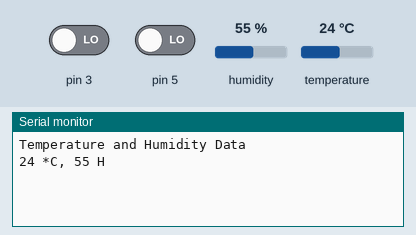
A sketch run on a simulated Arduino Mega 2560, built with avr-gcc and run on an emulated ATmega2560. On the bench: the last lines printed to the serial monitor. Wiring (inferred from the names in the program): DHT11 sensor: data pin 2. Inputs (shaded band) come from the test bench; at power-on: humidity 55 %, temperature 24 °C, pin 3 LOW, pin 5 LOW.

Above: at 1.2 s.
1.3 s: humidity set to 22 %
At 2.6 s:
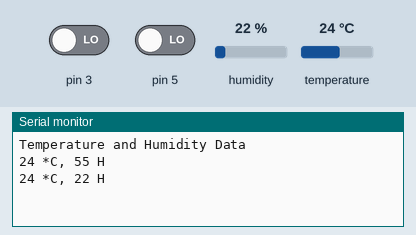
2.8 s: temperature set to 12 °C
At 4.2 s:
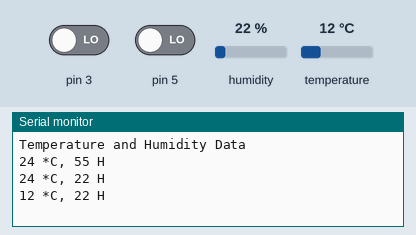
4.3 s: humidity set to 40 %
At 7.0 s:
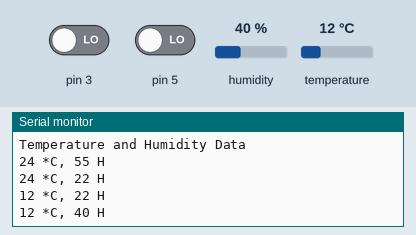
Timing chart, 0 to 8.5 s (numbered marks = the images above; inputs shaded):
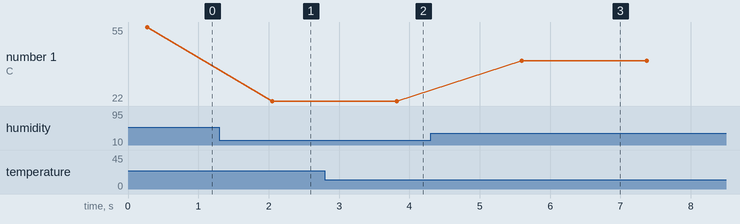

The sketch:

DHT11Defau.ino
```cpp
#include <SimpleDHT.h>

// for DHT11,
//      VCC: 5V or 3V
//      GND: GND
//      DATA: 2
int pinDHT11 = 2;
SimpleDHT11 dht11(pinDHT11);

void setup() {
  // start working...

  Serial.begin(9600);
  Serial.println("Temperature and Humidity Data");
}

void loop() {
  delay(250);
  // read without samples.
  byte temperature = 0;
  byte humidity = 0;
  int err = SimpleDHTErrSuccess;
  if ((err = dht11.read(&temperature, &humidity, NULL)) != SimpleDHTErrSuccess) {
    Serial.print("Read DHT11 failed, err="); Serial.print(SimpleDHTErrCode(err));
    Serial.print(","); Serial.println(SimpleDHTErrDuration(err)); delay(1000);
    return;
  }
  Serial.print((int)temperature); Serial.print(" *C, ");
  Serial.print((int)humidity); Serial.println(" H");

  // DHT11 sampling rate is 1HZ.
  delay(1500);
}
```

SimpleDHT.h
```cpp
// (licence header left out)
#ifndef __SIMPLE_DHT_H
#define __SIMPLE_DHT_H

#include <Arduino.h>

// High 8bits are time duration.
// Low 8bits are error code.
// For example, 0x0310 means t=0x03 and code=0x10,
// which is start low signal(0x10) error.
// @see https://github.com/winlinvip/SimpleDHT/issues/25
#define simpleDHTCombileError(t, err) ((t << 8) & 0xff00) | (err & 0x00ff)

// Get the time duration from error.
#define SimpleDHTErrDuration(err) ((err&0xff00)>>8)
// Get the error code defined bellow.
#define SimpleDHTErrCode(err) (err&0x00ff)

// Success.
#define SimpleDHTErrSuccess 0
// Error to wait for start low signal.
#define SimpleDHTErrStartLow 16
// Error to wait for start high signal.
#define SimpleDHTErrStartHigh 17
// Error to wait for data start low signal.
#define SimpleDHTErrDataLow 18
// Error to wait for data read signal.
#define SimpleDHTErrDataRead 19
// Error to wait for data EOF signal.
#define SimpleDHTErrDataEOF 20
// Error to validate the checksum.
#define SimpleDHTErrDataChecksum 21
// Error when temperature and humidity are zero, it shouldn't happen.
#define SimpleDHTErrZeroSamples 22
// Error when pin is not initialized.
#define SimpleDHTErrNoPin 23
// Error when pin mode is invalid.
#define SimpleDHTErrPinMode 24

class SimpleDHT {
protected:
    long levelTimeout = 500000; // 500ms
    int pin = -1;
    uint8_t pinInputMode = INPUT;
#ifdef __AVR
    // For direct GPIO access (8-bit AVRs only), store port and bitmask
    // of the digital pin connected to the DHT.
    // (other platforms use digitalRead(), do not need this)
    uint8_t bitmask = 0xFF;
    uint8_t port    = 0xFF;
#endif
public:
    SimpleDHT();
    SimpleDHT(int pin);
public:
    // To (eventually) change the pin configuration for existing instance
    // @param pin The DHT11 or DHT22 pin.
    virtual void setPin(int pin);
    // Set the input mode of the pin from INPUT and INPUT_PULLUP
    // to permit the use of the internal pullup resistor for
    // for bare modules
    // @param mode the pin input mode.
    // @return SimpleDHTErrSuccess is success; otherwise, failed.
    virtual int setPinInputMode(uint8_t mode);
public:
    // Read from dht11 or dht22.
    // @param pin The DHT11 pin.
    // @param ptemperature output, NULL to igore. In Celsius.
    // @param phumidity output, NULL to ignore.
    //      For DHT11, in H, such as 35H.
    //      For DHT22, in RH%, such as 53%RH.
    // @param pdata output 40bits sample, NULL to ignore.
    // @remark the min delay for this method is 1s(DHT11) or 2s(DHT22).
    // @return SimpleDHTErrSuccess is success; otherwise, failed.
    virtual int read(byte* ptemperature, byte* phumidity, byte pdata[40]);
    virtual int read(int pin, byte* ptemperature, byte* phumidity, byte pdata[40]);
    // To get a more accurate data.
    // @remark it's available for dht22. for dht11, it's the same of read().
    virtual int read2(float* ptemperature, float* phumidity, byte pdata[40]) = 0;
    virtual int read2(int pin, float* ptemperature, float* phumidity, byte pdata[40]) = 0;
protected:
    // For only AVR - methods returning low level conf. of the pin
#ifdef __AVR
    // @return Bitmask to access pin state from port input register
    virtual int getBitmask();
    // @return Bitmask to access pin state from port input register
    virtual int getPort();
#endif
protected:
    // Measure and return time (in microseconds)
    // with precision defined by interval between checking the state
    // while pin is in specified state (HIGH or LOW)
    // @param level    state which time is measured.
    // @param interval time interval between consecutive state checks.
    // @return measured time (microseconds). -1 if timeout.
    virtual long levelTime(byte level, int firstWait = 10, int interval = 6);
    // @data the bits of a byte.
    // @remark please use simple_dht11_read().
    virtual byte bits2byte(byte data[8]);
    // read temperature and humidity from dht11.
    // @param data a byte[40] to read bits to 5bytes.
    // @return 0 success; otherwise, error.
    // @remark please use simple_dht11_read().
    virtual int sample(byte data[40]) = 0;
    // parse the 40bits data to temperature and humidity.
    // @remark please use simple_dht11_read().
    virtual int parse(byte data[40], short* ptemperature, short* phumidity);
};

/*
    Simple DHT11

    Simple, Stable and Fast DHT11 library.

    The circuit:
    * VCC: 5V or 3V
    * GND: GND
    * DATA: Digital ping, for instance 2.

    23 Jan 2016 By winlin <winlin@vip.126.com>

    https://github.com/winlinvip/SimpleDHT#usage
    https://akizukidenshi.com/download/ds/aosong/DHT11.pdf
    https://cdn-shop.adafruit.com/datasheets/DHT11-chinese.pdf

*/
class SimpleDHT11 : public SimpleDHT {
public:
    SimpleDHT11();
    SimpleDHT11(int pin);
public:
    virtual int read2(float* ptemperature, float* phumidity, byte pdata[40]);
    virtual int read2(int pin, float* ptemperature, float* phumidity, byte pdata[40]);
protected:
    virtual int sample(byte data[40]);
};

/*
    Simple DHT22

    Simple, Stable and Fast DHT22 library.

    The circuit:
    * VCC: 5V or 3V
    * GND: GND
    * DATA: Digital ping, for instance 2.

    3 Jun 2017 By winlin <winlin@vip.126.com>

    https://github.com/winlinvip/SimpleDHT#usage
    http://akizukidenshi.com/download/ds/aosong/AM2302.pdf
    https://cdn-shop.adafruit.com/datasheets/DHT22.pdf

*/
class SimpleDHT22 : public SimpleDHT {
public:
    SimpleDHT22();
    SimpleDHT22(int pin);
public:
    virtual int read2(float* ptemperature, float* phumidity, byte pdata[40]);
    virtual int read2(int pin, float* ptemperature, float* phumidity, byte pdata[40]);
protected:
    virtual int sample(byte data[40]);
};

#endif
```

Measured:
- after the input at 1.3 s, the serial monitor: prints a new line after 0.75 s (image 1)
- after the input at 2.8 s, the serial monitor: prints a new line after 1.0 s (image 2)
- after the input at 4.3 s, the serial monitor: prints a new line after 1.3 s (image 3)
- plotted number 1: 55 → 22 after the input at 1.3 s, 22 → 40 after the input at 4.3 s
